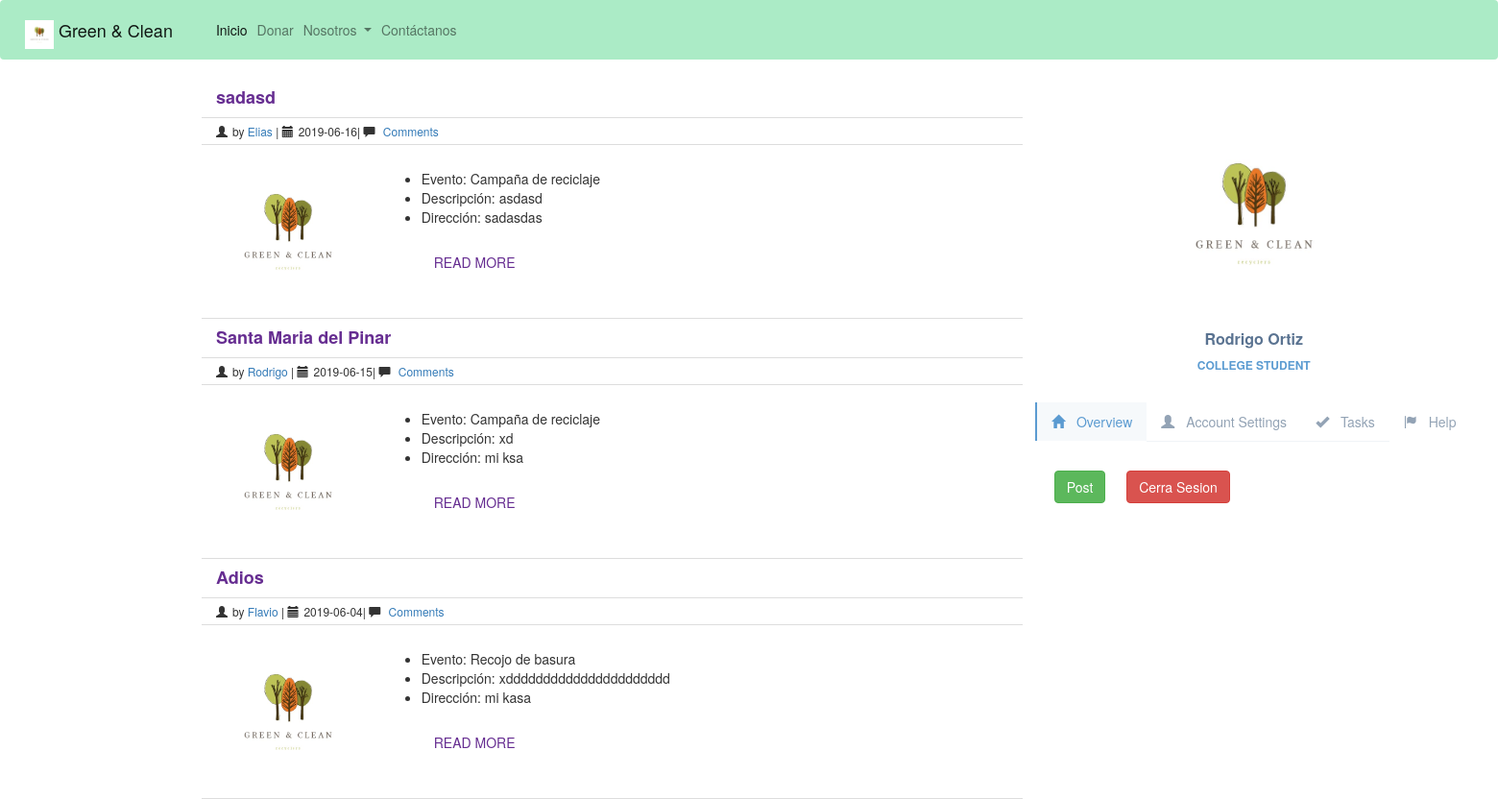
The page /blog.php (signed in) on the database its author committed.
### tables this page shows
CREATE TABLE IF NOT EXISTS `post` (
  `idPost` int(11) NOT NULL AUTO_INCREMENT,
  `titulo` varchar(200) NOT NULL,
  `descripcion` varchar(200) NOT NULL,
  `Tipo_idTipo` int(11) NOT NULL,
  `Usuario_idUsuario` int(11) NOT NULL,
  `fechaInicio` date NOT NULL,
  `fechaFin` date NOT NULL,
  `direccion` varchar(45) NOT NULL,
  PRIMARY KEY (`idPost`),
  KEY `fk_Post_Tipo1_idx` (`Tipo_idTipo`),
  KEY `fk_Post_Usuario1_idx` (`Usuario_idUsuario`),
  CONSTRAINT `fk_Post_Tipo1` FOREIGN KEY (`Tipo_idTipo`) REFERENCES `tipo` (`idTipo`) ON DELETE NO ACTION ON UPDATE NO ACTION,
  CONSTRAINT `fk_Post_Usuario1` FOREIGN KEY (`Usuario_idUsuario`) REFERENCES `usuario` (`idUsuario`) ON DELETE NO ACTION ON UPDATE NO ACTION
);

CREATE TABLE IF NOT EXISTS `usuario` (
  `idUsuario` int(11) NOT NULL AUTO_INCREMENT,
  `nombre` varchar(45) NOT NULL,
  `apellido` varchar(45) NOT NULL,
  `fechaNacimiento` varchar(45) NOT NULL,
  `direccion` varchar(200) NOT NULL,
  `email` varchar(45) NOT NULL,
  `password` varchar(45) NOT NULL,
  PRIMARY KEY (`idUsuario`)
);

CREATE TABLE IF NOT EXISTS `tipo` (
  `idTipo` int(11) NOT NULL AUTO_INCREMENT,
  `tipo` varchar(45) NOT NULL,
  PRIMARY KEY (`idTipo`)
);

### funciones/gets.php (called while the page is built)
<?php
    class getFunction
    {
        private $conexion;
        public function __construct($conexion) {
            $this->conexion = $conexion;
        }
        public function getNombreUsuario($given_idUsuario)
        {
            $sql = "SELECT `nombre` FROM `usuario` WHERE `idUsuario` = $given_idUsuario";
            $register = $this->conexion->query($sql);
            $result = $register->fetch(PDO::FETCH_ASSOC);
            $nombreUsuario = $result["nombre"];
            return $nombreUsuario;
        }
        public function getNombreTipo($given_idTipo)
        {
            $sql = "SELECT `tipo` FROM `tipo` WHERE `idTipo` = $given_idTipo";
            $register = $this->conexion->query($sql);
            $result = $register->fetch(PDO::FETCH_ASSOC);
            $tipo= $result["tipo"];
            return $tipo;
        }
    }
?>

### blog.php (the view, shortened to what this page needs)
<?php
  require "funciones/gets.php";
  $conexion = abrirConexion();
  $records = $conexion->prepare('SELECT * FROM `usuario` WHERE `idUsuario`=:idUsuario');
  $records->bindParam(':idUsuario', $_SESSION['idUsuario']);
  $records->execute();
  $results = $records->fetch(PDO::FETCH_ASSOC);
  if (count($results) > 0) {
    $usuario = $results;
  }
?>
<?php
  $recordsPosts = $conexion->query("SELECT * FROM `post` ORDER BY fechaInicio DESC");
?>
<?php
  $getFunction = new getFunction($conexion);
?>
<html lang="es">
<head>
  <link rel="stylesheet" href="css/bootstrap.min.css">
</head>
<body>
  <nav class="navbar navbar-expand-lg navbar-light " style="background-color: #abebc6;">
    <a class="navbar-brand" href="#">
      <img src="Img/GC.jpg" width="30" height="30" class="d-inline-block align-top" alt="">
      Green & Clean
    </a>
    <div class="collapse navbar-collapse" id="navbarSupportedContent">
      <ul class="navbar-nav mr-auto">
        <li class="nav-item active">
          <a class="nav-link" href="index.php">Inicio <span class="sr-only">(current)</span></a>
        </li>
        <li class="nav-item">
          <a class="nav-link" href="Donar.php">Donar</a>
        </li>
        <li class="nav-item dropdown">
          <a class="nav-link dropdown-toggle" href="#" id="navbarDropdown" role="button" data-toggle="dropdown"
            aria-haspopup="true" aria-expanded="false">
            Nosotros
          </a>
        </li>
        <li class="nav-item">
          <a class="nav-link" href="contacto.php">Contáctanos</a>
        </li>
      </ul>
    </div>
  </nav>
  <link href="" rel="stylesheet" id="bootstrap-css">
  <link href="//maxcdn.bootstrapcdn.com/bootstrap/3.3.0/css/bootstrap.min.css" rel="stylesheet" id="bootstrap-css">
  <div class="container">
    <div class="row">
      <div class="col-md-9">
        <?php while($resultsPosts = $recordsPosts->fetch(PDO::FETCH_ASSOC)): ?>
          <div class="row post-entry">
            <div class="col-md-12 post">
              <div class="row">
                <div class="col-md-12">
                  <h4>
                    <strong><a href="" class="post-title"><?=$resultsPosts["titulo"]?></a></strong>
                  </h4>
                </div>
              </div>
              <div class="row">
                <div class="col-md-12 post-header-line">
                  <span class="glyphicon glyphicon-user"></span>by <a href="#"><?=$getFunction->getNombreUsuario($resultsPosts["Usuario_idUsuario"])?></a> | <span
                    class="glyphicon glyphicon-calendar">
                  </span><?=$resultsPosts["fechaInicio"]?>| <span class="glyphicon glyphicon-comment"></span><a href="#">
                    Comments</a>
                </div>
              </div>
              <div class="row post-content">
                <div class="col-md-3">
                  <a href="#">
                    <img src="Img/GC.jpg" style="display: block; height: 150px ; width: 150px " alt=""
                      class="img-responsive">
                  </a>
                </div>
                <div class="col-md-9">
                  <p>
                    <ul class="list-group list-group-flush">
                      <li> Evento: <?=$getFunction->getNombreTipo($resultsPosts["Tipo_idTipo"])?></li>
                      <li> Descripción: <?=$resultsPosts["descripcion"]?> </li>
                      <li> Dirección: <?=$resultsPosts["direccion"]?> </li>
                    </ul>
                  </p>
                  <p>
                    <a class="btn btn-read-more" href="blog.php?Post_idPost=<?=$resultsPosts["idPost"]?>">Read more</a></p>
                </div>
              </div>
            </div>
          </div>
        <?php endwhile; ?>
      </div>
      <div class="col-md-3">
        <div class="container">
          <div class="row profile">
            <div class="profile-sidebar">
              <div class="profile-userpic">
                <img src="Img/GC.jpg" style="display: block; height: 200px ; width: 200px ">
              </div>
              <div class="profile-usertitle">
                <div class="profile-usertitle-name">
                  <?=$usuario["nombre"]?> <?=$usuario["apellido"]?>
                </div>
                <div class="profile-usertitle-job">
                  College Student
                </div>
              </div>
              <div class="profile-usermenu">
                <ul class="nav">
                  <li class="active">
                    <a href="#">
                      <i class="glyphicon glyphicon-home"></i>
                      Overview </a>
                  </li>
                  <li>
                    <a href="#">
                      <i class="glyphicon glyphicon-user"></i>
                      Account Settings </a>
                  </li>
                  <li>
                    <a href="#" target="_blank">
                      <i class="glyphicon glyphicon-ok"></i>
                      Tasks </a>
                  </li>
                  <li>
                    <a href="#">
                      <i class="glyphicon glyphicon-flag"></i>
                      Help </a>
                  </li>
                </ul>
              </div>
            </div>
          </div>
        </div>
        <a class="btn btn-success" href="crear_post.php" style=" margin-left: 7% ">Post</a>
        <a class="btn btn-danger" href="logout.php" style=" margin-left: 7% ">Cerra Sesion</a>
        <br>
        <br>

### blog.php (style rules this page uses)
.btn { transition: all .2s linear; -webkit-transition: all .2s linear; -moz-transition: all .2s linear; -o-transition: all .2s linear; }
.btn-read-more { padding: 5px; text-align: center; border-radius: 0px; display: inline-block; border: 2px solid #662D91; text-decoration: none; text-transform: uppercase; font-weight: bold; font-size: 12px; color: #662D91; }
.post { border-bottom: 1px solid #DDD }
.post-title { color: #662D91; }
.post .glyphicon { margin-right: 5px; }
.post-header-line { border-top: 1px solid #DDD; border-bottom: 1px solid #DDD; padding: 5px 0px 5px 15px; font-size: 12px; }
.post-content { padding-bottom: 15px; padding-top: 15px; }
body { background: #F1F3FA; }
.profile { margin: 20px 0; }
.profile-sidebar { padding: 20px 0 10px 0; background: #fff; }
.profile-userpic img { float: none; margin: 0 auto; width: 50%; height: 50%; -webkit-border-radius: 50% !important; -moz-border-radius: 50% !important; border-radius: 50% !important; }
.profile-usertitle { text-align: center; margin-top: 20px; }
.profile-usertitle-name { color: #5a7391; font-size: 16px; font-weight: 600; margin-bottom: 7px; }
.profile-usertitle-job { text-transform: uppercase; color: #5b9bd1; font-size: 12px; font-weight: 600; margin-bottom: 15px; }
.profile-usermenu { margin-top: 30px; }
.profile-usermenu ul li { border-bottom: 1px solid #f0f4f7; }
.profile-usermenu ul li:last-child { border-bottom: none; }
.profile-usermenu ul li a { color: #93a3b5; font-size: 14px; font-weight: 400; }
.profile-usermenu ul li a i { margin-right: 8px; font-size: 14px; }
.profile-usermenu ul li.active { border-bottom: none; }
.profile-usermenu ul li.active a { color: #5b9bd1; background-color: #f6f9fb; border-left: 2px solid #5b9bd1; margin-left: -2px; }

### rows shown on the page
post: titulo "sadasd", Usuario_idUsuario.nombre "Elias", fechaInicio "2019-06-16", Tipo_idTipo.tipo "Campaña de reciclaje", descripcion "asdasd", direccion "sadasdas"
post: titulo "Santa Maria del Pinar", Usuario_idUsuario.nombre "Rodrigo", fechaInicio "2019-06-15", Tipo_idTipo.tipo "Campaña de reciclaje", descripcion "xd", direccion "mi ksa"
post: titulo "Adios", Usuario_idUsuario.nombre "Flavio", fechaInicio "2019-06-04", Tipo_idTipo.tipo "Recojo de basura", descripcion "xdddddddddddddddddddddd", direccion "mi kasa"
usuario: nombre "Rodrigo", apellido "Ortiz"
